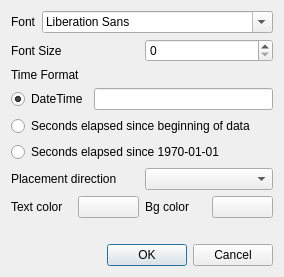
<?xml version="1.0" encoding="UTF-8"?>
<ui version="4.0">
 <class>labelOptions</class>
 <widget class="QDialog" name="labelOptions">
  <property name="geometry">
   <rect>
    <x>0</x>
    <y>0</y>
    <width>239</width>
    <height>276</height>
   </rect>
  </property>
  <property name="sizePolicy">
   <sizepolicy hsizetype="Minimum" vsizetype="Preferred">
    <horstretch>0</horstretch>
    <verstretch>0</verstretch>
   </sizepolicy>
  </property>
  <property name="windowTitle">
   <string>Options</string>
  </property>
  <layout class="QVBoxLayout" name="verticalLayout">
   <item>
    <layout class="QVBoxLayout" name="verticalLayout_2">
     <item>
      <layout class="QHBoxLayout" name="horizontalLayout_4">
       <item>
        <widget class="QLabel" name="label">
         <property name="text">
          <string>Font</string>
         </property>
        </widget>
       </item>
       <item alignment="Qt::AlignHCenter|Qt::AlignVCenter">
        <widget class="QFontComboBox" name="font"/>
       </item>
      </layout>
     </item>
     <item>
      <layout class="QHBoxLayout" name="horizontalLayout_5">
       <item>
        <widget class="QLabel" name="label_2">
         <property name="text">
          <string>Font Size</string>
         </property>
        </widget>
       </item>
       <item>
        <widget class="QSpinBox" name="fontsize"/>
       </item>
      </layout>
     </item>
     <item>
      <layout class="QHBoxLayout" name="horizontalLayout_2">
       <item>
        <widget class="QLabel" name="label_3">
         <property name="text">
          <string>Time Format</string>
         </property>
        </widget>
       </item>
      </layout>
     </item>
     <item>
      <layout class="QHBoxLayout" name="horizontalLayout_6">
       <item>
        <widget class="QRadioButton" name="radioButton_dt">
         <property name="text">
          <string>DateTime</string>
         </property>
         <property name="checked">
          <bool>true</bool>
         </property>
        </widget>
       </item>
       <item>
        <widget class="QLineEdit" name="time_format"/>
       </item>
      </layout>
     </item>
     <item>
      <layout class="QHBoxLayout" name="horizontalLayout_7">
       <item>
        <widget class="QRadioButton" name="radioButton_beginning">
         <property name="text">
          <string>Seconds elapsed since beginning of data</string>
         </property>
        </widget>
       </item>
      </layout>
     </item>
     <item>
      <layout class="QHBoxLayout" name="horizontalLayout_9">
       <item>
        <widget class="QRadioButton" name="radioButton_epoch">
         <property name="text">
          <string>Seconds elapsed since 1970-01-01</string>
         </property>
        </widget>
       </item>
      </layout>
     </item>
     <item>
      <layout class="QHBoxLayout" name="horizontalLayout">
       <item>
        <widget class="QLabel" name="label_5">
         <property name="text">
          <string>Placement direction</string>
         </property>
        </widget>
       </item>
       <item>
        <widget class="QComboBox" name="placement"/>
       </item>
      </layout>
     </item>
     <item>
      <layout class="QHBoxLayout" name="horizontalLayout_3">
       <item>
        <widget class="QLabel" name="label_6">
         <property name="text">
          <string>Text color</string>
         </property>
        </widget>
       </item>
       <item>
        <widget class="QgsColorButton" name="text_color"/>
       </item>
       <item>
        <widget class="QLabel" name="label_7">
         <property name="text">
          <string>Bg color</string>
         </property>
        </widget>
       </item>
       <item>
        <widget class="QgsColorButton" name="bg_color"/>
       </item>
      </layout>
     </item>
    </layout>
   </item>
   <item>
    <widget class="QLabel" name="label_4">
     <property name="text">
      <string/>
     </property>
    </widget>
   </item>
   <item>
    <widget class="QDialogButtonBox" name="buttonBox">
     <property name="orientation">
      <enum>Qt::Horizontal</enum>
     </property>
     <property name="standardButtons">
      <set>QDialogButtonBox::Cancel|QDialogButtonBox::Ok</set>
     </property>
    </widget>
   </item>
  </layout>
  <zorder>buttonBox</zorder>
  <zorder>label_4</zorder>
 </widget>
 <customwidgets>
  <customwidget>
   <class>QgsColorButton</class>
   <extends>QPushButton</extends>
   <header>qgis.gui</header>
  </customwidget>
 </customwidgets>
 <resources/>
 <connections>
  <connection>
   <sender>buttonBox</sender>
   <signal>accepted()</signal>
   <receiver>labelOptions</receiver>
   <slot>accept()</slot>
   <hints>
    <hint type="sourcelabel">
     <x>248</x>
     <y>254</y>
    </hint>
    <hint type="destinationlabel">
     <x>157</x>
     <y>274</y>
    </hint>
   </hints>
  </connection>
  <connection>
   <sender>buttonBox</sender>
   <signal>rejected()</signal>
   <receiver>labelOptions</receiver>
   <slot>reject()</slot>
   <hints>
    <hint type="sourcelabel">
     <x>316</x>
     <y>260</y>
    </hint>
    <hint type="destinationlabel">
     <x>286</x>
     <y>274</y>
    </hint>
   </hints>
  </connection>
 </connections>
</ui>
